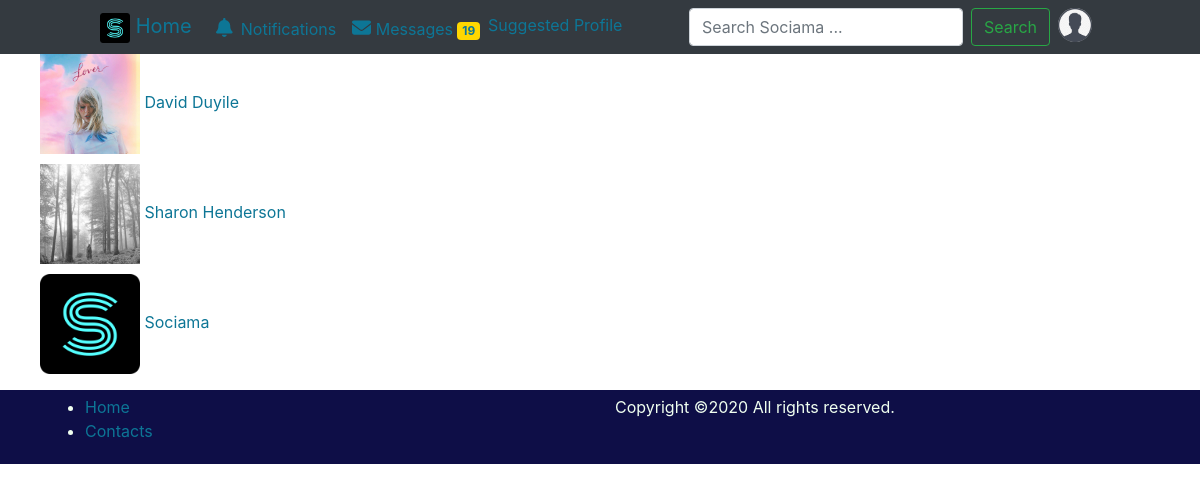
/profile/, run on the app's committed database.
### profiles/models.py (models this page shows, shortened)
class Profile(models.Model):
    user = models.OneToOneField(User, on_delete=models.CASCADE, related_name="user_profile")
    username = models.CharField(max_length=20, primary_key=True, blank=True)
    first_name = models.CharField(max_length=20, blank=True)
    last_name = models.CharField(max_length=20, blank=True)
    age = models.DateField(blank=True, null=True)
    Hobbies = models.CharField(max_length=200, blank=True)
    work = models.CharField(max_length=200, blank=True)
    education = models.CharField(blank=True, max_length=40)
    gender = models.CharField(choices=GENDER, max_length=7, blank=True)
    relationship = models.CharField(choices=RELATIONSHIP, max_length=23, blank=True)
    followers= models.ManyToManyField("Profile", blank=True, related_name='followerss') # people following profile
    followings = models.ManyToManyField("Profile", blank=True, related_name='followingss') # people profile is following
    about = models.TextField(default='No Bio', blank=True)
    phone = models.IntegerField(blank=True, null=True)
    cover = models.ImageField(upload_to='user/cover', default='user/happy.jpg', blank=True)
    picture = models.ImageField(upload_to='user', default='user/User.jpg', blank=True)
    country = models.CharField(max_length=20, blank=True)
    def __str__(self):
        return f"{self.first_name} {self.last_name}"
    class Meta:
        ordering = ('first_name', )
    def get_absolute_url(self):
        return reverse('profiles:profile', kwargs={"pk": self.pk})

### profiles/views.py (the view)
# urls.py: path('', views.ProfileList.as_view(), name='profile-list'),
class ProfileList(generic.ListView):
    model = Profile
    template_name = 'profile/profile_list.html'
    context_object_name = 'profiles'
    def get_queryset(self):
        return Profile.objects.all().exclude(user=self.request.user)

### templates/profile/profile_list.html
{% extends 'base.html' %}
{% load static %}
{% block body %}
    <ul style="list-style-type:none;">
        {% for profile in profiles %}
            <li style="margin-bottom:10px;">
                <a href="{{ profile.get_absolute_url }}">
                    <img src="{{ profile.picture.url }}" style="width:100px; height:100px">
                    {{ profile }}
                </a>
            </li>
        {% endfor %}
    </ul>
{% endblock %}

### static/profiles/css/sociama.css (style rules this page uses)
a { color: rgb(13, 118, 150) !important; text-decoration: none !important; }

### data on the page
Profile: picture (picture), first_name+last_name "David Duyile"
Profile: picture (picture), first_name+last_name "Sharon Henderson"
Profile: picture (picture), first_name+last_name "Sociama"
